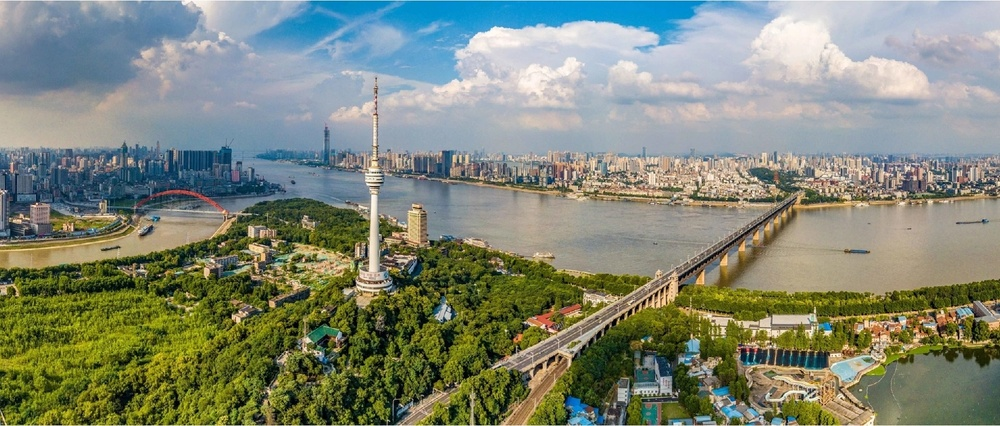
#> input picture Matplotlib/wh.jpg, 1000 x 426 px, shrunk from 1920 x 817 before the run
$ python Matplotlib-learn4.py
#> lines starting #> are read from the running program, lines starting #| are printed output that depends on the picture
"""
matplotlib.pyplot read and show picture.
"""
# -*- coding: utf-8 -*-
import matplotlib.pyplot as plt

#用来正常显示中文标签
plt.rcParams['font.sans-serif']=['SimHei']
#打开指定图片
image = plt.imread('wh.jpg')
#> image is the input picture: shape (426, 1000, 3); mean R, G, B 128.4, 135.3, 118.6
#定义图片框
plt.figure()
# 将画板分为2行两列，本幅图位于第一个位置
plt.subplot(2,2,1)
plt.title("原始图片")
#图片显示原始图像
plt.imshow(image)

# 将画板分为2行两列，本幅图位于第二个位置
plt.subplot(2,2,2)
plt.title("红色通道")
#指定图片中的红波段
im_r = image[:, :, 0]  # 红色通道
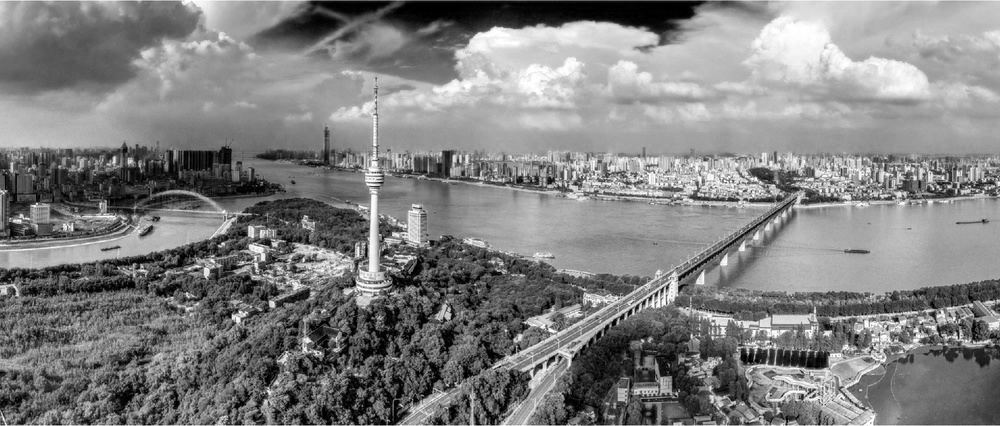
#> im_r: shape (426, 1000); min 0, max 255, mean 128.4
#图片显示红波段
plt.imshow(im_r)

# 将画板分为2行两列，本幅图位于第3个位置
plt.subplot(2,2,3)
plt.title("灰度图")
# 加载灰度图，可以添加 cmap 参数解决
plt.imshow(im_r, cmap='Greys_r')

#窗口中展示图片
plt.show()
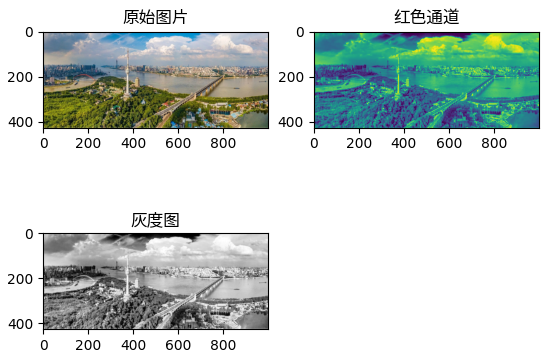
#> figure drawn by matplotlib, 3 panels
